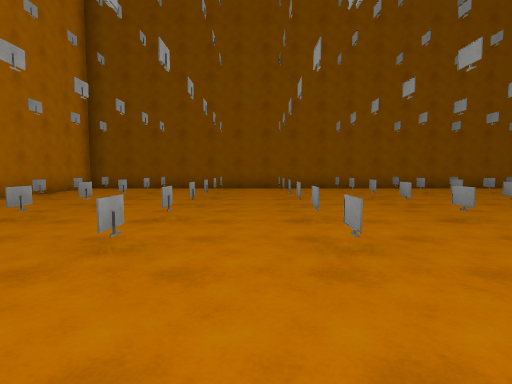
View 1 (above)

21 first-person views from a walk through a scene from a Unity 3-D project. The camera is 1.3 m above the floor, tilts 4° down and sees 80° across. The floor is counted in squares, 2 m on a side. Each view is taken from the middle of a square. On the plan, view 1 faces up. The plan holds only what a view shows up to about 10 squares ahead; the rest is blank. The place goes on beyond the plan. The player is left out. Surface patterns are stand-ins for the level's own textures.

View 2
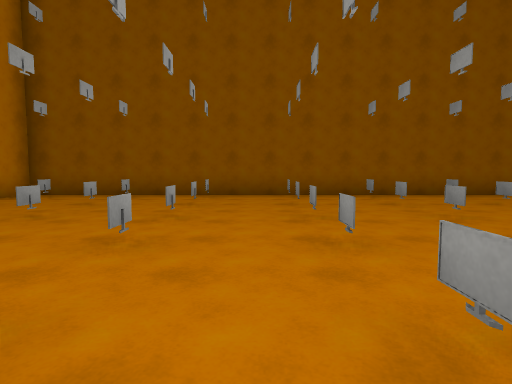

View 3
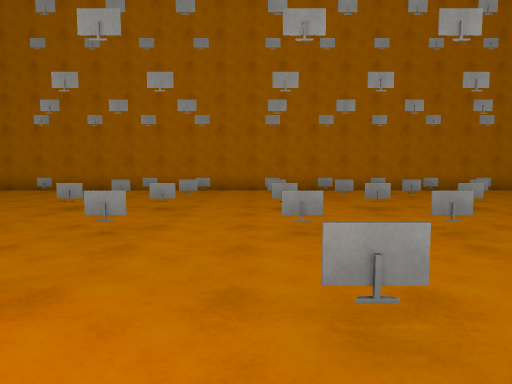

View 4
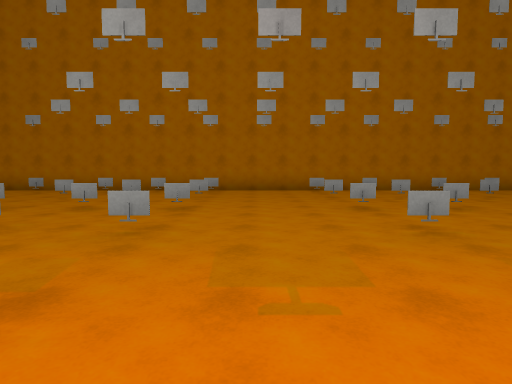

View 5
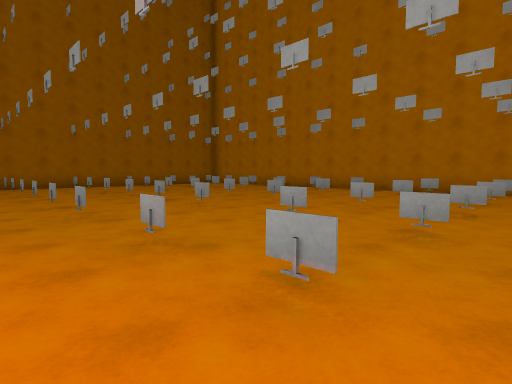

View 6
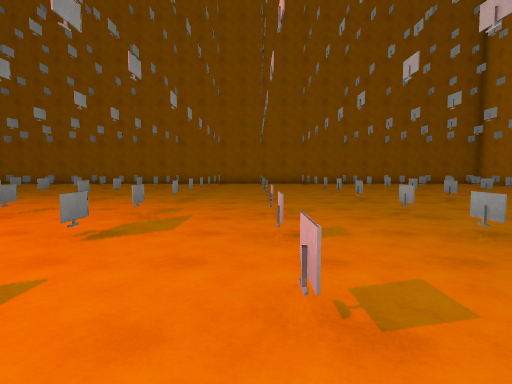

View 7
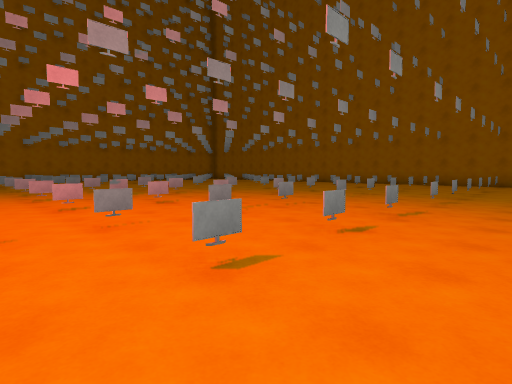

View 8
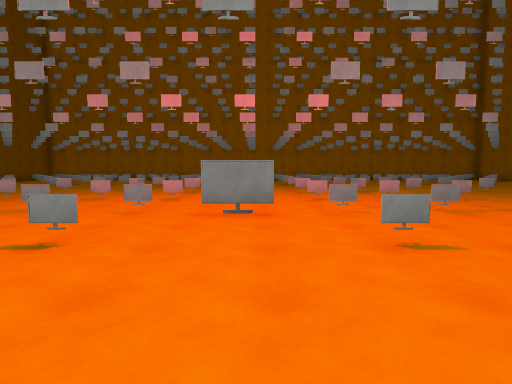

View 9
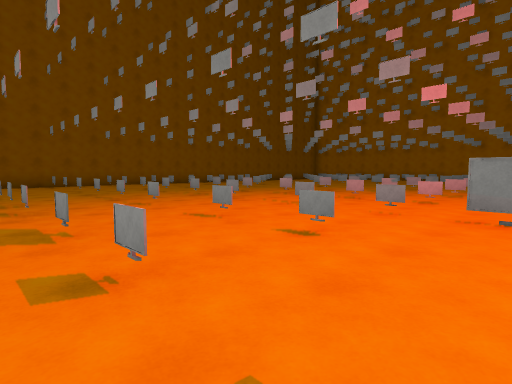

View 10
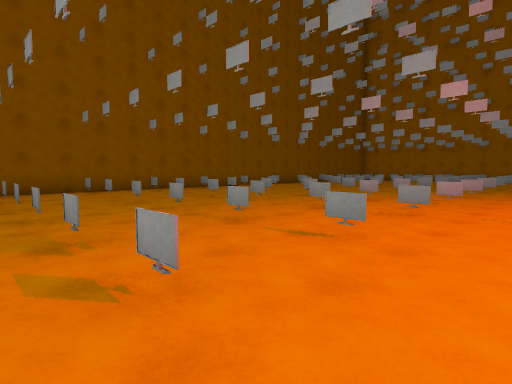

View 11
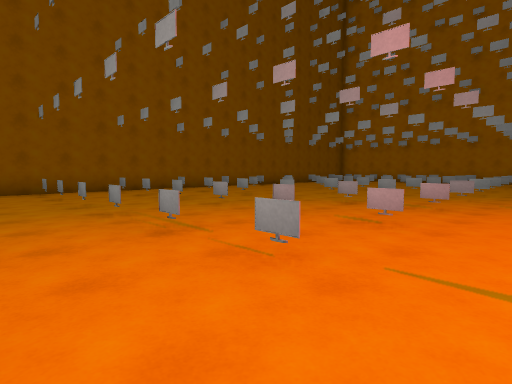

View 12
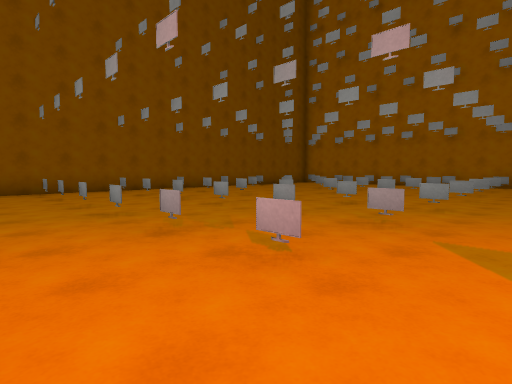

View 13
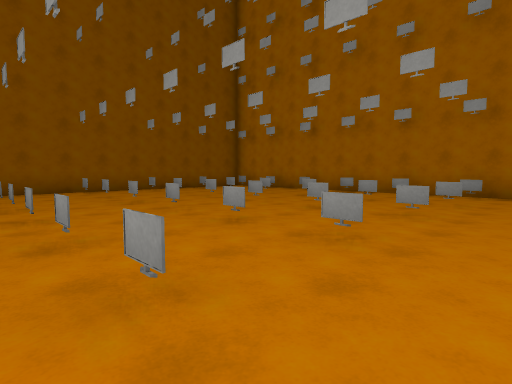

View 14
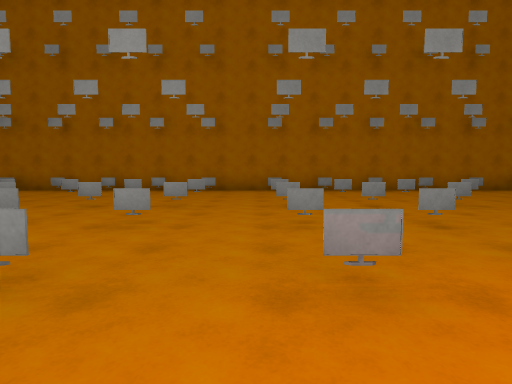

View 15
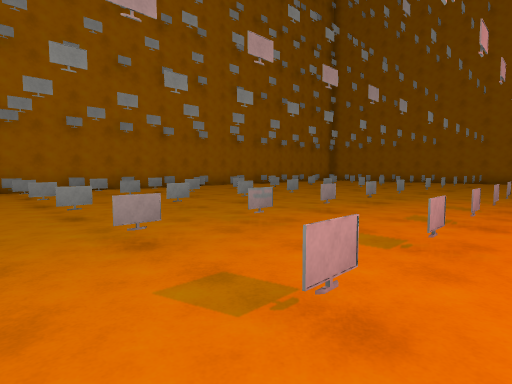

View 16
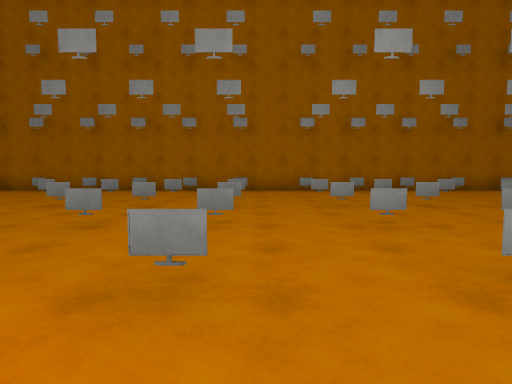

View 17
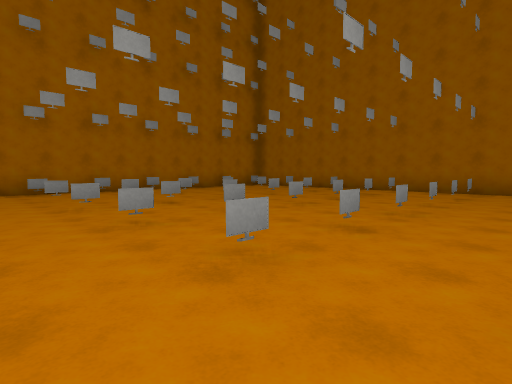

View 18
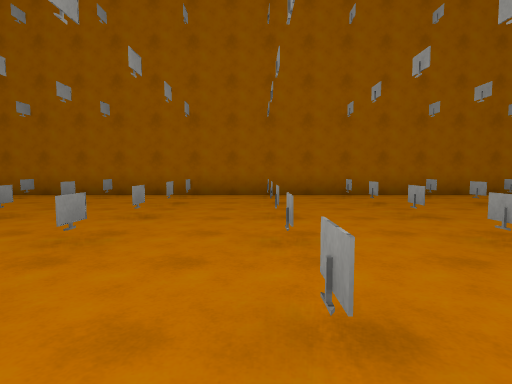

View 19
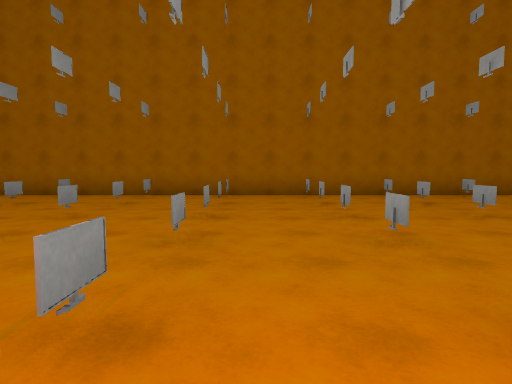

View 20
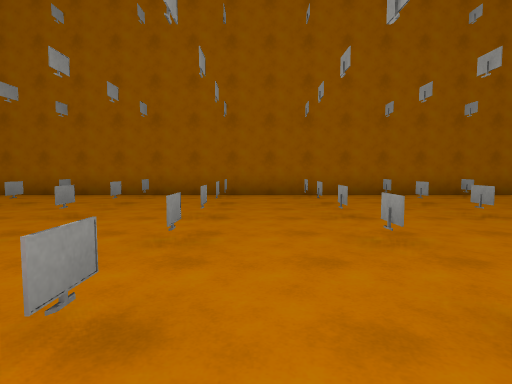

View 21
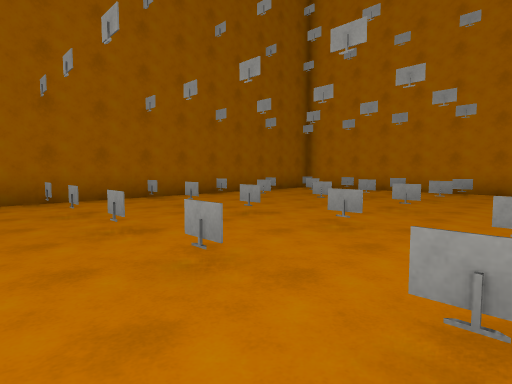

### Floor plan
Key: @ floor where view 1 was taken; # wall or solid block; . floor; = window, fence, low wall or low ledge.
Columns run from 6 left of view 1 to 27 right of it. Each row starts with its distance up from view 1.
 12  ############################
 11 ##.....................  ....
 10 #....................... ....
  9 #=.=.=.=.=.=.=.=.=.=.=.=.=.=.=.  #
  8 #.............................. .#
  7 #=.=.=.=.=.=.=.=.=.=.=.=.=.=.=.=.#
  6 #=...............................#
  5 #.......... .....................#
  4 #=.=.=.=.=. .=.=.=.=.=.=.=.=.=.=.#
  3 #.........  .....................#
  2 #=......... .....................#
  1 #.........  .....................#
  0 #=....@..   .....................#
 -1 #=.=.=.=.   .=.=.=.=.=.=.=.=.=.=.#
 -2 #.........  ........  ...........#
 -3 #................#.   .=.=.=.=.=.#
 -4 #=...............................#
 -5 #................................#
 -6 #=.=.=.=.=.=.=.=.=.=.=.=.=.=.=.=.#
 -7 #..............................  #
 -8 #=...............................#
 -9 #................................#
-10 #=...............................#
-11 #  =.=.=.=.=.=.=.=.=  .=.=.=.=.=.#
-12 #..................  ............#
-13 #=.=.=.=.=.=.=.=.=.=.=.=.=.=.=.=.#
-14 #=...............................#
-15 #.............................. .#
-16 #=.=.=.=.=.=.=.=.=.=.=.=.=.=.=   #
-17   ............................
-18     ..........................
-19    ############################

Positions as (right, up) in squares from view 1, and headings:
1: (0, 0), facing up
2: (0, 3), facing up
3: (4, 2), facing left
4: (4, -3), facing left
5: (4, -5), facing down-left
6: (5, -3), facing down
7: (7, -3), facing down-right
8: (6, -3), facing right
9: (6, -3), facing up-right
10: (6, 1), facing up-right
11: (9, 1), facing up-right
12: (13, 1), facing up-right
13: (18, 1), facing up-right
14: (17, 1), facing right
15: (16, 0), facing down-right
16: (17, -8), facing right
17: (17, -8), facing down-right
18: (17, -10), facing down
19: (10, -10), facing down
20: (6, -10), facing down
21: (4, -11), facing down-left
